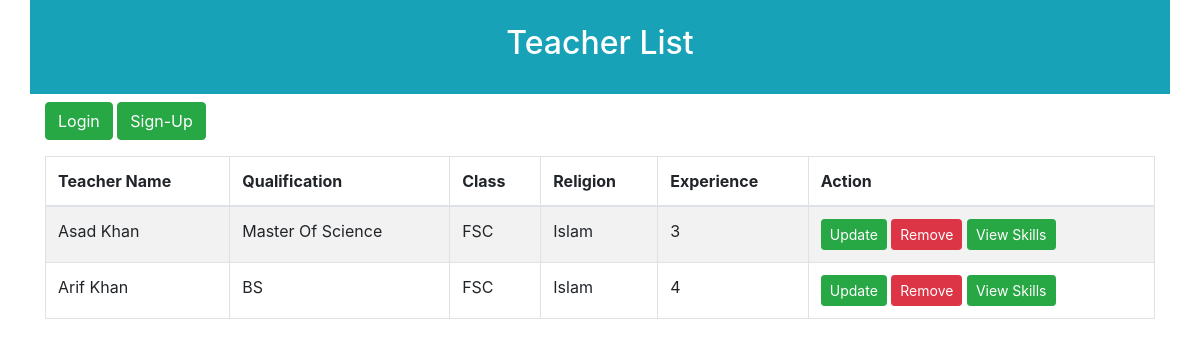
The page /teacher_list/ on the database its author committed.
### teacher/models.py (models this page shows, shortened)
class Add_teacher(models.Model):
	teacher_name = models.CharField(max_length=120)
	qualification = models.CharField(max_length=120, null=True, blank=True)
	select_class = models.ForeignKey(Add_class, on_delete=models.CASCADE)
	religion = models.CharField(max_length=120)
	experience = models.IntegerField()
	select_skills = models.ManyToManyField(Skills)

### class_app/models.py (models this page shows)
class Add_class(models.Model):
	class_name = models.CharField(max_length=120)
	def __str__(self):
		return self.class_name

### teacher/views.py (the view)
# urls.py: path('teacher_list/', views.teacher_list, name='teacher_list'),
def teacher_list(request):
	all_teachers = Add_teacher.objects.all()
	data = {'all_teachers': all_teachers}
	return render(request, 'teacher_list.html', data)

### templates/teacher_list.html
{% extends 'links.html' %}
{% load static %}
{% block content %}
	<div class="container p-4 bg-info text-white text-center">
		<h2>Teacher List</h2>
	</div>
	{% include 'nav.html' %}
	<div class="container mt-3">
		<table class="table table-bordered table-striped table-hover">
			<tr>
				<thead>
					<th>Teacher Name</th>
					<th>Qualification</th>
					<th>Class</th>
					<th>Religion</th>
					<th>Experience</th>
					<th>Action</th>
				</thead>
			</tr>
			<tbody>
				{% for i in all_teachers %}
				<tr>
					<td>{{ i.teacher_name }}</td>
					<td>{{ i.qualification }}</td>
					<td>{{ i.select_class }}</td>
					<td>{{ i.religion }}</td>
					<td>{{ i.experience }}</td>
					<td>
						<a href="" class="btn btn-success btn-sm">Update</a>
						<a href="" class="btn btn-danger btn-sm">Remove</a>
						<a href="{% url 'get_teacher_skills' i.id %}" class="btn btn-success btn-sm">View Skills</a>
					</td>
				</tr>
				{% endfor %}
			</tbody>
		</table>
	</div>
</body>
{% endblock %}

### rows shown on the page
Add_teacher: teacher_name "Asad Khan", qualification "Master Of Science", select_class "FSC", religion "Islam", experience "3"
Add_teacher: teacher_name "Arif Khan", qualification "BS", select_class "FSC", religion "Islam", experience "4"
